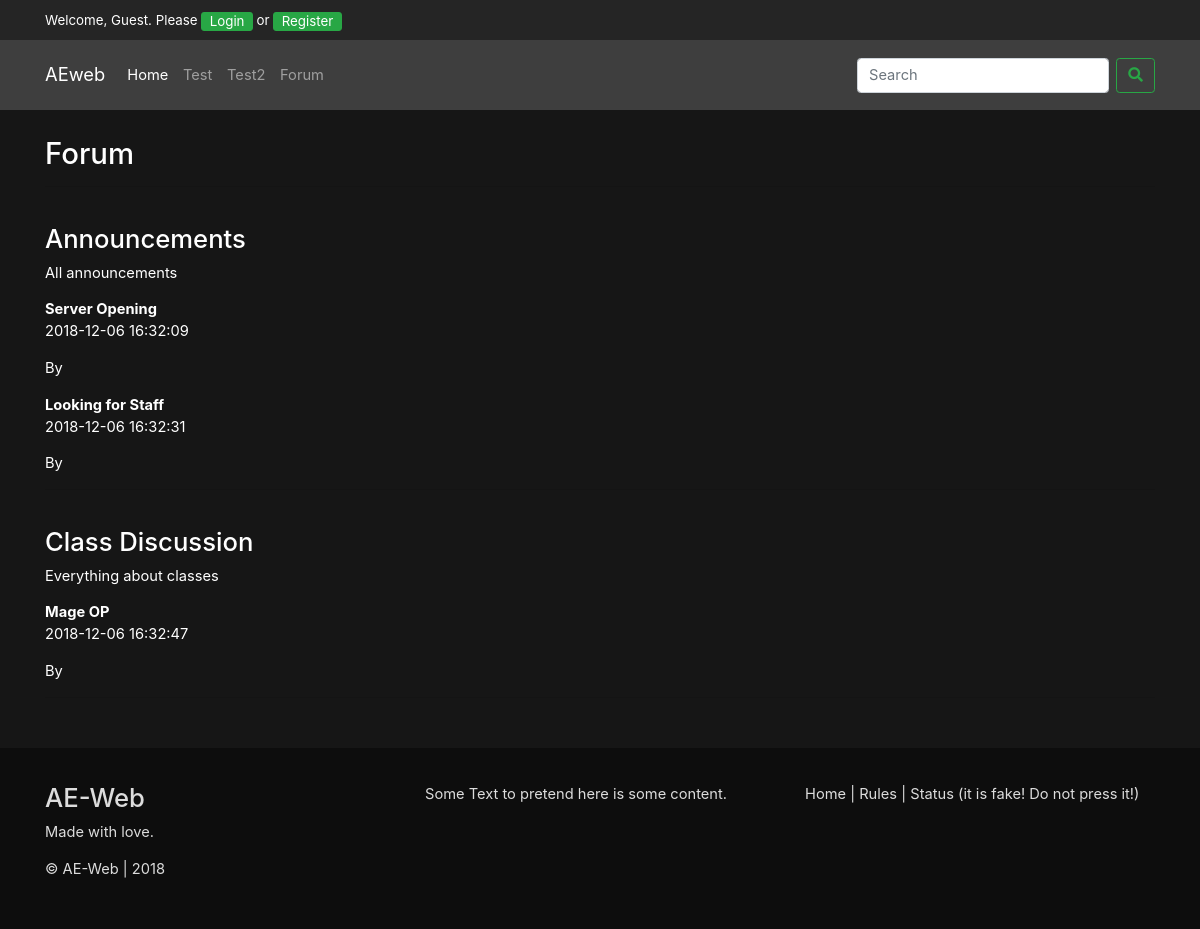
The app's page /pages/forum.page.php with its own data.
### tables this page shows
CREATE TABLE `board_categories` (
  `id` int(8) NOT NULL AUTO_INCREMENT,
  `name` varchar(255) NOT NULL,
  `description` varchar(255) NOT NULL,
  PRIMARY KEY (`id`)
);

CREATE TABLE `board_topics` (
  `id` int(8) NOT NULL AUTO_INCREMENT,
  `subject` varchar(255) NOT NULL,
  `date` datetime NOT NULL,
  `category_id` int(8) NOT NULL,
  `user_id` int(8) NOT NULL,
  PRIMARY KEY (`id`)
);

### content/head.tmp.php (called while the page is built)
<?php
include 'content/header.cont.php';
include 'content/userNavigation.cont.php';
include 'content/navigation.cont.php';
include 'content/errorBox.cont.php';
?>

### include/session.inc.php (called while the page is built, shortened)
<?php
class Session
{
    public static function get($key)
    {
        if (isset($_SESSION[$key]))
        {
            return $_SESSION[$key];
        }
        else
        {
            return false;
        }
    }
}
?>

### include/database.inc.php (called while the page is built, shortened)
<?php
class Database
{
    protected function connectToWebDB()
    {
        $this->servername = Config\WebDB::dbhost;
        $this->username = Config\WebDB::dbuser;
        $this->password = Config\WebDB::dbpass;
        $this->dbname = Config\WebDB::dbname;
        $conn = new mysqli($this->servername, $this->username, $this->password, $this->dbname);
        return $conn;
    }
}

### include/webDB.inc.php (called while the page is built, shortened)
<?php
class WebDB extends Database
{
    private $connection;
    function __construct()
    {
        $this->connection = $this->connectToWebDB();
    }
    function getCategories()
    {
        $query = "SELECT id, name, description FROM board_categories ORDER BY id ASC";
        $result = mysqli_query($this->connection, $query);
        return $result;
    }
    function getTopicsInCategory($category_id)
    {
        $query = "SELECT id, subject, date, category_id, user_id FROM board_topics WHERE category_id = '$category_id' ORDER BY date ASC";
        $result = mysqli_query($this->connection, $query);
        return $result;
    }
}

### modules/forum/index.php (the view, shortened to what this page needs)
<h2>Forum</h2>
<hr><br>
<?php
    $boardCategories = $webDB->getCategories();
    while($row = $boardCategories->fetch_array())
    {
        $rows[] = $row;
    }
    foreach($rows as $row)
    {
        echo '<h3>'.$row["name"].'</h3>';
        echo '<p>'.$row["description"].'</p>';
        $topics = [];
        $categoryTopics = $webDB->getTopicsInCategory($row["id"]);
        while($topic = $categoryTopics->fetch_array())
        {
            $topics[] = $topic;
        }
        foreach($topics as $topic)
        {
            echo '<b>'.$topic["subject"].'</b>';
            echo '<p>'.$topic["date"].'</p>';
            echo '<p>By '.$webDB->getUserNameForId($topic["user_id"]).'</p>';
        }
        echo '<hr><br>';
    }
?>

### content/header.cont.php (shortened to what this page needs)
<?php
    include_once 'include/database.inc.php';
    include_once 'include/session.inc.php';
    include_once 'include/webDB.inc.php';
    $webDB = new WebDB();
?>
<!DOCTYPE html>
<html>
<head>
<link rel="stylesheet" href="https://stackpath.bootstrapcdn.com/bootstrap/4.1.2/css/bootstrap.min.css">
<link rel="stylesheet" href="https://use.fontawesome.com/releases/v5.1.1/css/all.css">
<link rel="stylesheet" href="<?php echo Config\Hosting::baseURL ?>css/style.css" type="text/css" />
<link rel="stylesheet" href="<?php echo Config\Hosting::baseURL ?>include/sceditor-2.1.3/minified/themes/default.min.css" />
<link rel="stylesheet" href="<?php echo Config\Hosting::baseURL ?>css/editor.css" type="text/css" />
</head>
<body>

### content/userNavigation.cont.php (shortened to what this page needs)
<div class="user-bar">
    <div class="row">
        <div class="col-md-12">
            <div class="container">
            <?php
                if (!Session::get('userid'))
                {
            ?>
                <p>Welcome, Guest. Please <button type="button" class="btn btn-success btn-sm" onclick="overlayOn('login')">Login</button> or <button type="button" class="btn btn-success btn-sm" onclick="overlayOn('register')">Register</button></p>
            <?php
                }
            ?>
            </div>
        </div>
    </div>
</div>

### content/navigation.cont.php (shortened to what this page needs)
<div class="nav-holder">
    <div class="container">
         <nav class="navbar navbar-expand-lg navbar-dark bg-dark">
          <a class="navbar-brand" href="<?php echo Config\Hosting::baseURL ?>">AEweb</a>
          <div class="collapse navbar-collapse" id="navbarTogglerDemo03">
            <ul class="navbar-nav mr-auto mt-2 mt-lg-0">
              <li class="nav-item active">
                <a class="nav-link" href="/home">Home <span class="sr-only">(current)</span></a>
              </li>
              <li class="nav-item">
                <a class="nav-link" href="/test">Test</a>
              </li>
              <li class="nav-item">
                <a class="nav-link" href="/test2">Test2</a>
              </li>
              <li class="nav-item">
                <a class="nav-link" href="/forum">Forum</a>
              </li>
            </ul>
            <form class="form-inline my-2 my-lg-0" method="post" action="/search">
              <input class="form-control mr-sm-2" type="search" placeholder="Search" aria-label="Search" name="searchString">
              <button class="btn btn-outline-success my-2 my-sm-0" type="submit"><i class="fas fa-search" style="line-height: 1.5;"></i></button>
            </form>
          </div>
        </nav>
    </div>
</div>

### content/errorBox.cont.php (shortened to what this page needs)
<div class="container">
    <div class="col-md-12">
    </div>
</div>

### pages/forum.page.php (shortened to what this page needs)
<?php include 'content/head.tmp.php'; ?>
<div class="basic-padding">
    <div class="container">
        <div class="row">
            <div class="col-md-12">
                <?php include 'modules/forum/index.php'; ?>
            </div>
        </div>
    </div>
</div>
<?php include 'content/footer.cont.php'; ?>

### content/footer.cont.php (shortened to what this page needs)
<footer>
    <div class="container">
        <div class="row">
            <div class="col-md-4">
                <h3><?php echo Config\Info::siteName ?></h3>
                <p><?php echo Config\Info::siteSlogan ?></p>
                <p>&copy; <?php echo Config\Info::siteName ?> | <?php echo Config\Info::foundedInYear != date("Y") ? Config\Info::foundedInYear."-".date("Y") : Config\Info::foundedInYear ?></p>
            </div>
            <div class="col-md-4">
                Some Text to pretend here is some content.
            </div>
            <div class="col-md-4">
                Home | Rules | Status (it is fake! Do not press it!)
            </div>
</footer>
</body>
</html>

### css/style.css (style rules this page uses)
html { height: 100%; box-sizing: border-box; font-size: 11pt; }
*, *:before, *:after { box-sizing: inherit; }
body { position: relative; margin: 0; color: #fff; padding-bottom: 170px; min-height: 100%; background-color: #161616; }
.user-bar { overflow: hidden; background-color: #252525; position: sticky; top: 0; width: 100%; height: 40px; line-height: 40px; z-index: 100; }
.user-bar p { font-size: 10pt; }
.user-bar .btn-sm { line-height: 0.7; font-size: 10pt; }
.basic-padding { padding: 25px 0; }
.nav-holder { background-color: #3e3e3e; height: 70px; z-index: 99; }
.navbar { min-height: 70px; margin-bottom: 0; padding: 0; z-index: 98; }
.bg-dark { background-color: #3e3e3e!important; }
.navbar-collapse { z-index: 100; }
footer { position: absolute; right: 0; bottom: 0; left: 0; width: 100%; background-color: #0D0D0D; color: #DCDCDC; padding: 35px 0; }

### records on screen
board_categories: name "Announcements", description "All announcements"
board_topics: subject "Server Opening", date "2018-12-06 16:32:09"
board_topics: subject "Looking for Staff", date "2018-12-06 16:32:31"
board_categories: name "Class Discussion", description "Everything about classes"
board_topics: subject "Mage OP", date "2018-12-06 16:32:47"

### other values on screen
Config\Info::siteName "AE-Web"
Config\Info::siteSlogan "Made with love."
Config\Info::foundedInYear "2018"
